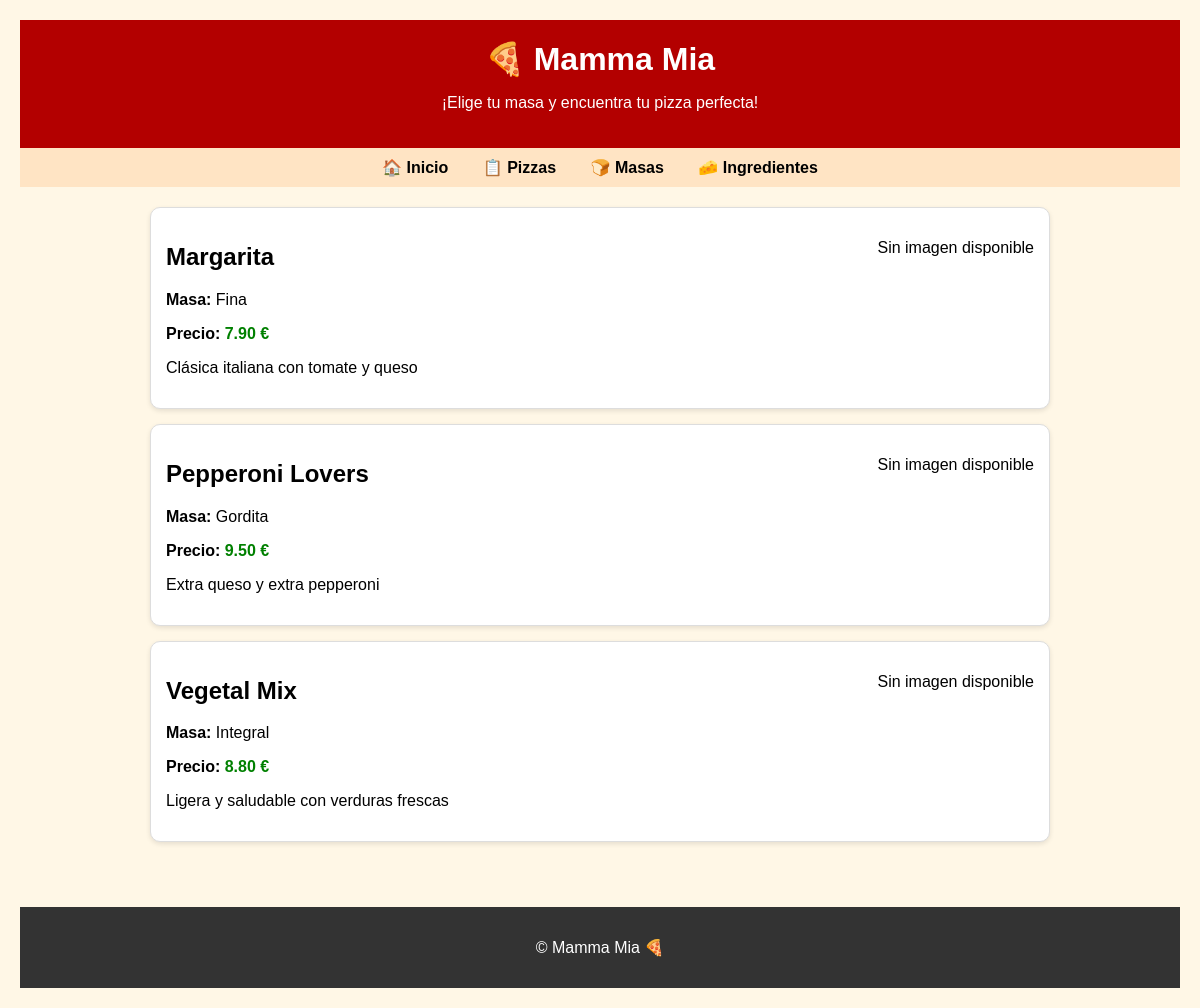
The app's page /, older data.
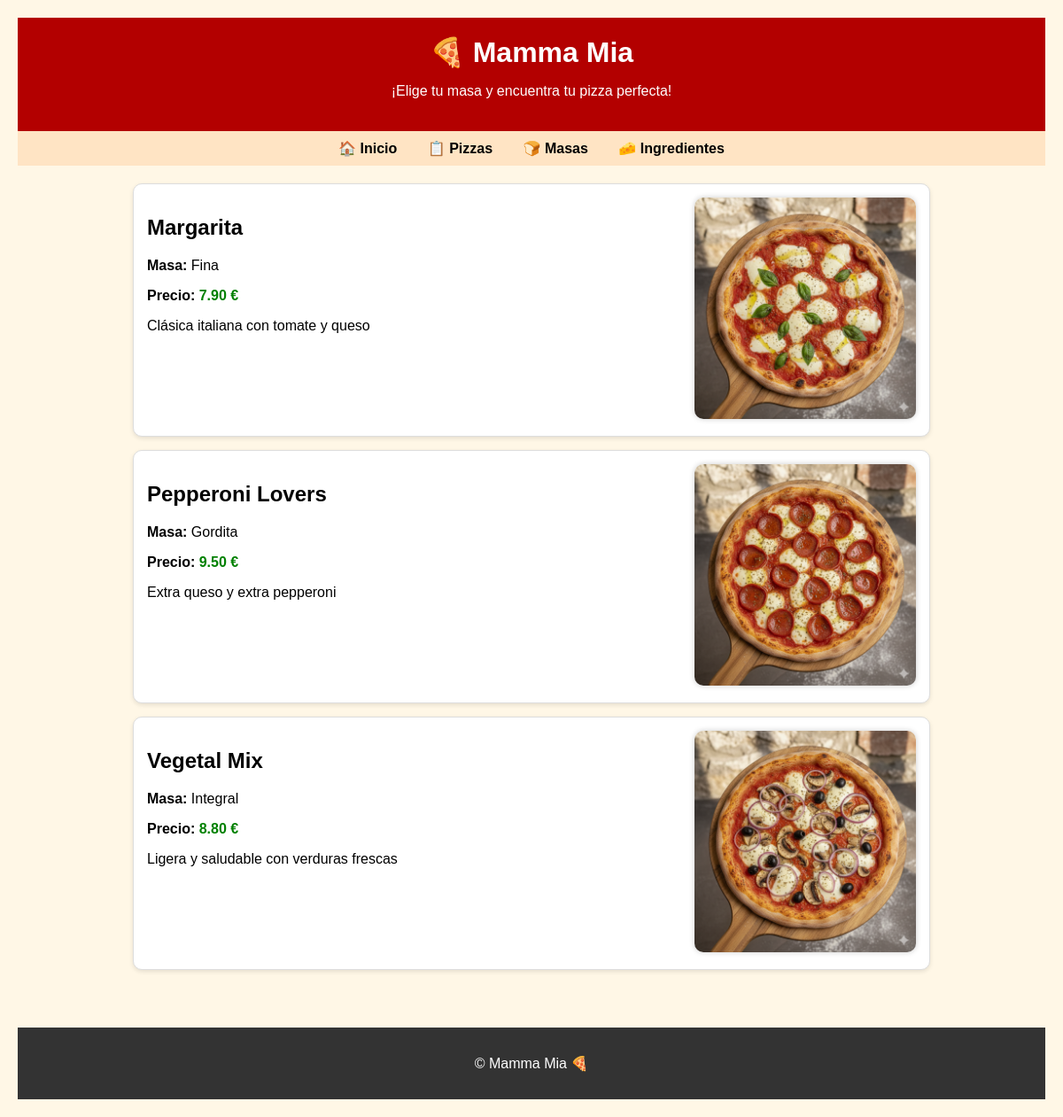
The same page, newer data.
### mammaMia/models.py (models this page shows, shortened)
class Pizza(models.Model):
    nombre = models.CharField(max_length=100)
    masa = models.ForeignKey(Masa, on_delete=models.PROTECT, related_name='pizzas')
    ingredientes = models.ManyToManyField(Ingrediente, related_name='pizzas', blank=True)
    precio = models.DecimalField(max_digits=6, decimal_places=2)
    descripcion = models.TextField(blank=True)
    imagen = models.ImageField(upload_to='pizzas/', blank=True, null=True)

class Masa(models.Model):
    nombre = models.CharField(max_length=50, unique=True)
    descripcion = models.TextField(blank=True)

### mammaMia/views.py (the view)
# urls.py: path('', views.index, name='index'),
def index(request):
    masas = Masa.objects.all()
    pizzas_destacadas = []
    for masa in masas:
        pizza = Pizza.objects.filter(masa=masa).order_by('precio').first()
        if pizza:
            pizzas_destacadas.append(pizza)
    return render(request, 'mammaMia/index.html', {'pizzas': pizzas_destacadas})

### mammaMia/templates/mammaMia/index.html (shortened to what this page needs)
{% extends 'mammaMia/base.html' %}
{% block subtitle %}¡Elige tu masa y encuentra tu pizza perfecta!{% endblock %}
{% block content %}
    {% if pizzas %}
        {% for pizza in pizzas %}
            <div class="pizza">
                <div class="pizza-contenido">
                    <div class="pizza-info">
                        <a href="{% url 'detallePizza' pizza.id %}" class="pizza-link"></a>
                            <h2>{{ pizza.nombre }}</h2>
                        <p><strong>Masa:</strong> {{ pizza.masa.nombre }}</p>
                        <p><strong>Precio:</strong> <span class="precio">{{ pizza.precio }} €</span></p>
                        {% if pizza.descripcion %}
                            <p>{{ pizza.descripcion }}</p>
                        {% endif %}
                    </div>
                    {% if pizza.imagen %}
                        <div class="pizza-imagen">
                            <img src="{{ pizza.imagen.url }}" alt="{{ pizza.nombre }}">
                        </div>
                    {% else %}
                        <div class="pizza-imagen">
                            <p>Sin imagen disponible</p>
                        </div>
                    {% endif %}
                </div>
            </div>
        {% endfor %}
    {% else %}
        <p>No hay pizzas disponibles todavía.</p>
    {% endif %}
{% endblock %}

Row changes from the older to the newer data that the page shows:
changed Pizza "Margarita": imagen: picture added; no longer shows "Sin imagen disponible"
changed Pizza "Pepperoni Lovers": imagen: picture added; no longer shows "Sin imagen disponible"
changed Pizza "Vegetal Mix": imagen: picture added; no longer shows "Sin imagen disponible"
